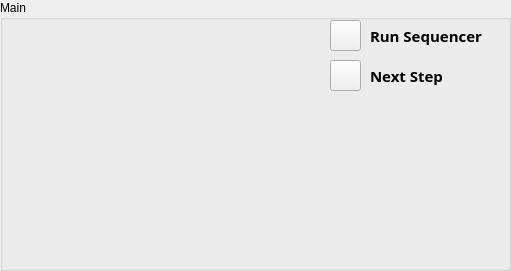
   <widget class="QGroupBox" name="groupBox_5">
    <property name="geometry">
     <rect>
      <x>510</x>
      <y>320</y>
      <width>511</width>
      <height>271</height>
     </rect>
    </property>
    <property name="title">
     <string>Main</string>
    </property>
    <widget class="QLabel" name="label_main_sequencerplay">
     <property name="geometry">
      <rect>
       <x>370</x>
       <y>20</y>
       <width>131</width>
       <height>31</height>
      </rect>
     </property>
     <property name="font">
      <font>
       <family>Agency FB</family>
       <pointsize>11</pointsize>
       <weight>75</weight>
       <bold>true</bold>
      </font>
     </property>
     <property name="text">
      <string>Run Sequencer</string>
     </property>
     <property name="alignment">
      <set>Qt::AlignLeading|Qt::AlignLeft|Qt::AlignVCenter</set>
     </property>
    </widget>
    <widget class="QPushButton" name="pushButton_main_sequencerplay">
     <property name="geometry">
      <rect>
       <x>330</x>
       <y>20</y>
       <width>31</width>
       <height>31</height>
      </rect>
     </property>
     <property name="text">
      <string/>
     </property>
     <property name="icon">
      <iconset>
       <normaloff>resources/control.png</normaloff>resources/control.png</iconset>
     </property>
    </widget>
    <widget class="QLabel" name="label_main_sequencerstep">
     <property name="geometry">
      <rect>
       <x>370</x>
       <y>60</y>
       <width>131</width>
       <height>31</height>
      </rect>
     </property>
     <property name="font">
      <font>
       <family>Agency FB</family>
       <pointsize>11</pointsize>
       <weight>75</weight>
       <bold>true</bold>
      </font>
     </property>
     <property name="text">
      <string>Next Step</string>
     </property>
     <property name="alignment">
      <set>Qt::AlignLeading|Qt::AlignLeft|Qt::AlignVCenter</set>
     </property>
    </widget>
    <widget class="QPushButton" name="pushButton_main_sequencerstep">
     <property name="geometry">
      <rect>
       <x>330</x>
       <y>60</y>
       <width>31</width>
       <height>31</height>
      </rect>
     </property>
     <property name="text">
      <string/>
     </property>
     <property name="icon">
      <iconset>
       <normaloff>resources/arrow-step-over.png</normaloff>resources/arrow-step-over.png</iconset>
     </property>
    </widget>
   </widget>
